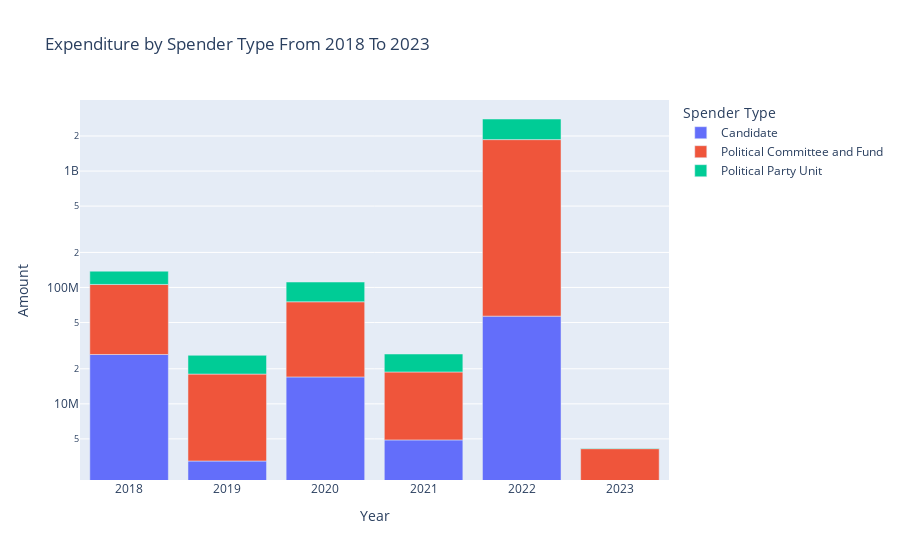

Here is the notebook cell this chart was saved with:
### Code cell
fig = px.bar(
    grouped,
    x='Year',
    y='Amount',
    color='FullSpenderType',
    title='Expenditure by Spender Type From 2018 To 2023',
    labels={"Year": "Year", "TotalAmount": "Total Expenditure Log", "FullSpenderType": "Spender Type"},
    category_orders={"FullSpenderType": sorted(spendor_type_mapping.values())}
)
fig.update_yaxes(type='log')
fig.show()

### Figure 1 — Plotly figure (JSON) as saved in the notebook; plotly's stock layout.template omitted (floating-point values rounded to 4 significant figures)
{"data": [{"alignmentgroup": "True", "hovertemplate": "Spender Type=Candidate<br>Year=%{x}<br>Amount=%{y}<extra></extra>", "legendgroup": "Candidate", "marker": {"color": "#636efa", "pattern": {"shape": ""}}, "name": "Candidate", "offsetgroup": "Candidate", "orientation": "v", "showlegend": true, "textposition": "auto", "type": "bar", "x": [2018, 2019, 2020, 2021, 2022], "xaxis": "x", "y": [26550000.0, 3229000.0, 17030000.0, 4900000.0, 56690000.0], "yaxis": "y"}, {"alignmentgroup": "True", "hovertemplate": "Spender Type=Political Committee and Fund<br>Year=%{x}<br>Amount=%{y}<extra></extra>", "legendgroup": "Political Committee and Fund", "marker": {"color": "#EF553B", "pattern": {"shape": ""}}, "name": "Political Committee and Fund", "offsetgroup": "Political Committee and Fund", "orientation": "v", "showlegend": true, "textposition": "auto", "type": "bar", "x": [2018, 2019, 2020, 2021, 2022, 2023], "xaxis": "x", "y": [79590000.0, 14800000.0, 58280000.0, 13890000.0, 1805000000.0, 4123000.0], "yaxis": "y"}, {"alignmentgroup": "True", "hovertemplate": "Spender Type=Political Party Unit<br>Year=%{x}<br>Amount=%{y}<extra></extra>", "legendgroup": "Political Party Unit", "marker": {"color": "#00cc96", "pattern": {"shape": ""}}, "name": "Political Party Unit", "offsetgroup": "Political Party Unit", "orientation": "v", "showlegend": true, "textposition": "auto", "type": "bar", "x": [2018, 2019, 2020, 2021, 2022, 2023], "xaxis": "x", "y": [31850000.0, 8099000.0, 36030000.0, 8016000.0, 937900000.0, 32800.0], "yaxis": "y"}], "layout": {"barmode": "relative", "legend": {"title": {"text": "Spender Type"}, "tracegroupgap": 0}, "title": {"text": "Expenditure by Spender Type From 2018 To 2023"}, "xaxis": {"anchor": "y", "domain": [0, 1], "title": {"text": "Year"}}, "yaxis": {"anchor": "x", "domain": [0, 1], "title": {"text": "Amount"}, "type": "log"}}}
